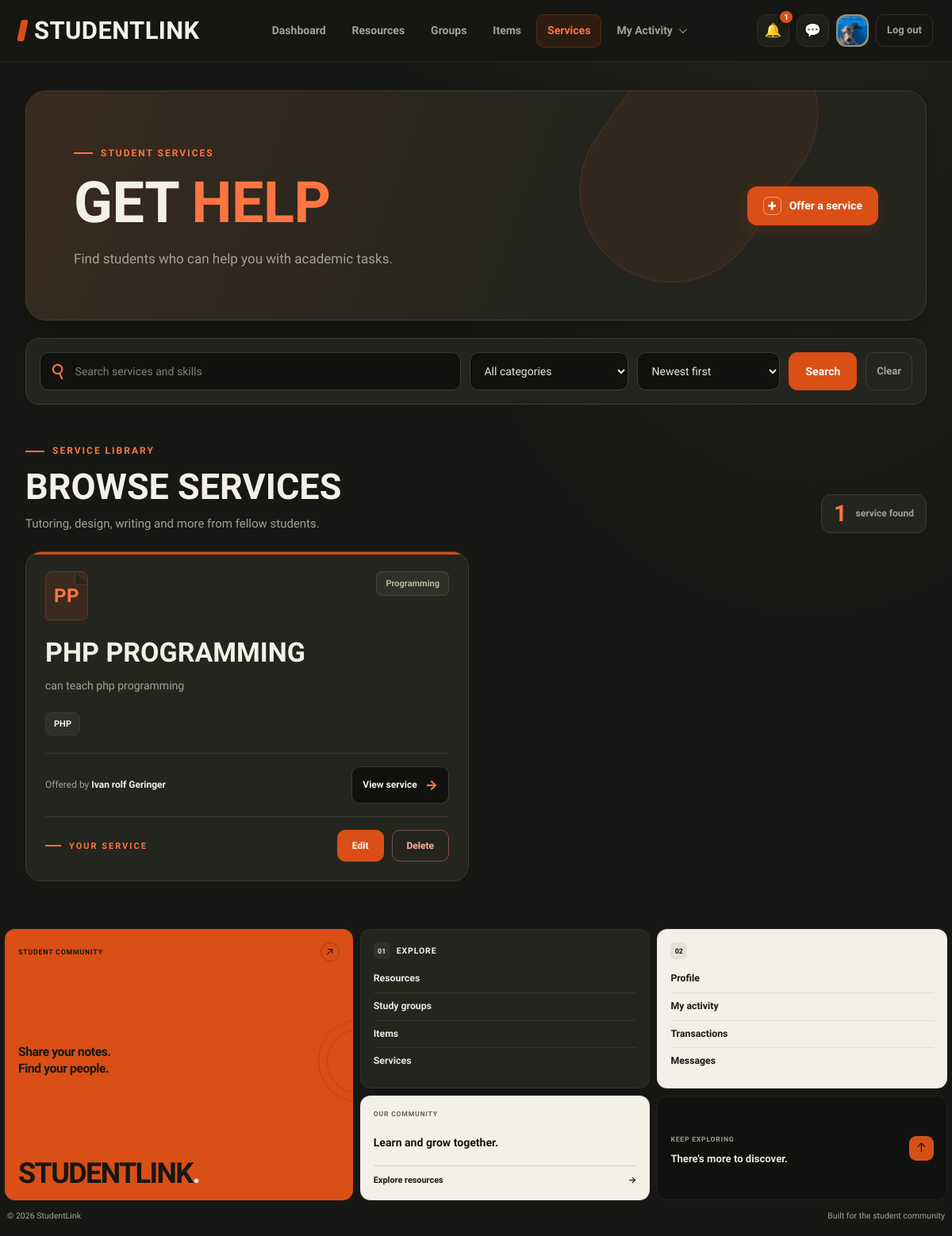
The page /services.php (signed in) on the database as committed earlier.
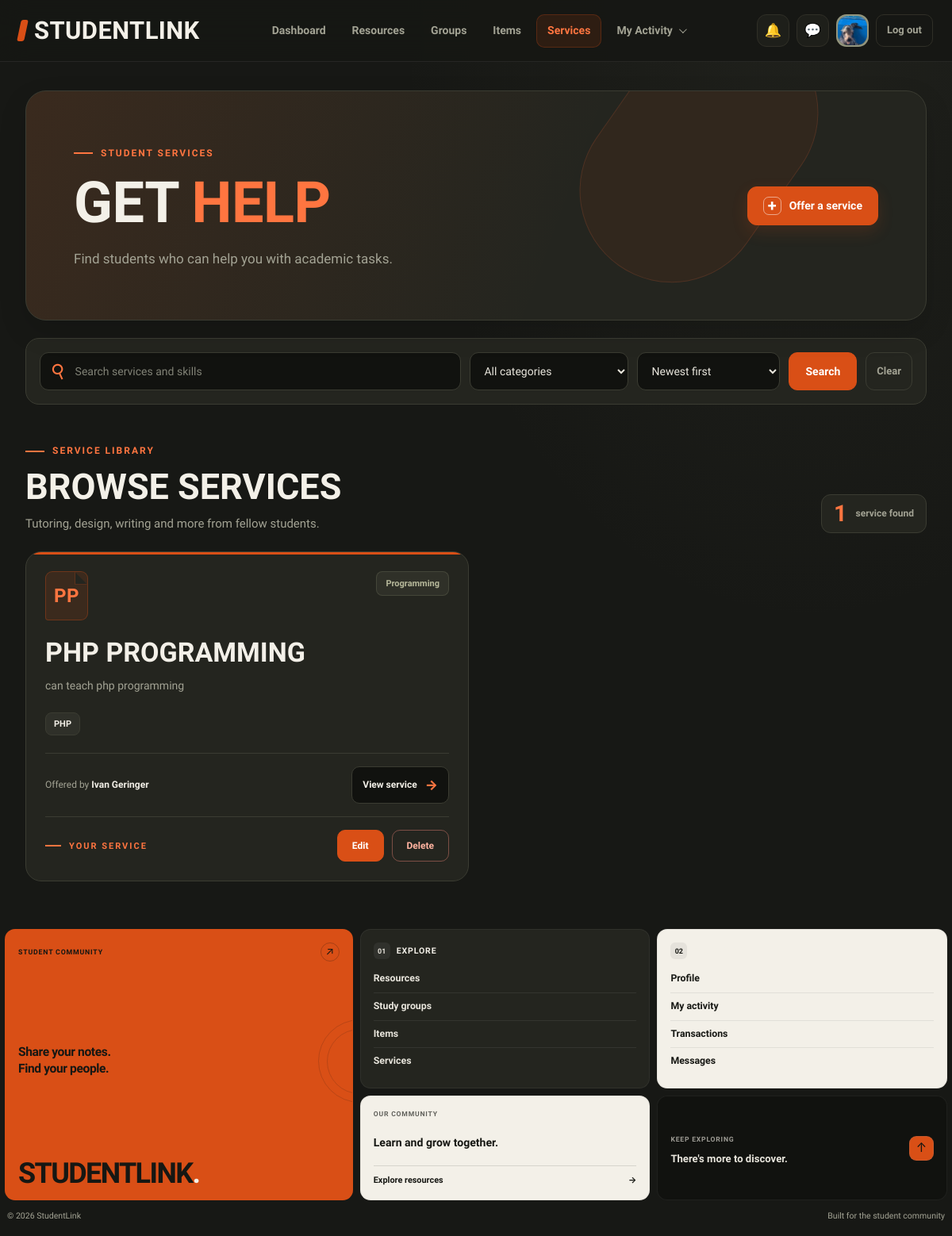
The same page on the database as committed later.
### tables this page shows
CREATE TABLE `services` (
  `id` int(10) UNSIGNED NOT NULL,
  `user_id` int(10) UNSIGNED NOT NULL,
  `category_id` int(10) UNSIGNED NOT NULL,
  `title` varchar(150) NOT NULL,
  `description` text NOT NULL,
  `skills` varchar(255) NOT NULL,
  `status` enum('Active','Removed') NOT NULL DEFAULT 'Active',
  `created_at` timestamp NOT NULL DEFAULT current_timestamp()
);

CREATE TABLE `users` (
  `id` int(10) UNSIGNED NOT NULL,
  `full_name` varchar(100) NOT NULL,
  `email` varchar(150) NOT NULL,
  `password_hash` varchar(255) DEFAULT NULL,
  `google_id` varchar(64) DEFAULT NULL,
  `course` varchar(50) DEFAULT NULL,
  `year_level` varchar(20) DEFAULT NULL,
  `about` text DEFAULT NULL,
  `skills` varchar(255) DEFAULT NULL,
  `photo_path` varchar(255) DEFAULT NULL,
  `role` enum('student','admin') NOT NULL DEFAULT 'student',
  `status` enum('Active','Suspended') NOT NULL DEFAULT 'Active',
  `created_at` timestamp NOT NULL DEFAULT current_timestamp()
);

CREATE TABLE `categories` (
  `id` int(10) UNSIGNED NOT NULL,
  `kind` enum('item','service') NOT NULL,
  `name` varchar(80) NOT NULL
);

### includes/functions.php (called while the page is built, shortened)
<?php
function e($v) {
    return htmlspecialchars((string) $v, ENT_QUOTES, 'UTF-8');
}

### services.php (the view, shortened to what the changed rows need)
<?php
require_once __DIR__ . '/db_connect.php';
require_once __DIR__ . '/includes/functions.php';
$currentUserId = (int) $_SESSION['user_id'];
$active = 'services';
$css    = ['services'];
$sort           = $_GET['sort'] ?? '';
$rows = [];
$loadError = false;
try {
    $sql = "SELECT
                s.id,
                s.user_id,
                s.title,
                s.description AS `desc`,
                s.skills,
                s.status,
                s.created_at,
                c.name AS category,
                u.full_name AS `by`
            FROM services AS s
            INNER JOIN categories AS c
                ON c.id = s.category_id
            INNER JOIN users AS u
                ON u.id = s.user_id
            WHERE s.status = 'Active'
              AND c.kind = 'service'";
    if ($sort === 'az') {
        $sql .= " ORDER BY s.title ASC";
    } else {
        $sql .= " ORDER BY s.created_at DESC, s.id DESC";
    }
    $stmt = $conn->prepare($sql);
    $stmt->execute();
    $rows = $stmt
        ->get_result()
        ->fetch_all(MYSQLI_ASSOC);
} catch (Throwable $e) {
    error_log('Services page error: ' . $e->getMessage());
    $loadError = true;
}
require_once __DIR__ . '/includes/header.php';
?>
<main class="services-page">
    <header class="services-intro">
        <div class="services-intro-content">
            <h1>Get <span>help</span></h1>
        </div>
    </header>
    <section class="services-library">
        <div class="services-section-heading">
            <div>
                <h2>Browse services</h2>
            </div>
        </div>
        <?php if ($loadError): ?>
            <div class="services-empty-state">
                <div class="empty-state-icon" aria-hidden="true">&#9671;</div>
                <h3>Unable to load services</h3>
                <p>
                    Unable to load services from the database.
                    Please check the PHP error log for details.
                </p>
            </div>
        <?php else: ?>
            <div class="services-grid">
                <?php foreach ($rows as $s): ?>
                    <?php
                    $isOwner = (
                        $currentUserId === (int) $s['user_id']
                    );
                    $words = preg_split(
                        '/\s+/',
                        trim($s['title']),
                        -1,
                        PREG_SPLIT_NO_EMPTY
                    );
                    $serviceInitials = '';
                    foreach (array_slice($words, 0, 2) as $word) {
                        $serviceInitials .= mb_strtoupper(
                            mb_substr($word, 0, 1)
                        );
                    }
                    $skillList = [];
                    if (!empty($s['skills'])) {
                        $skillList = array_slice(
                            array_filter(
                                array_map(
                                    'trim',
                                    explode(',', $s['skills'])
                                )
                            ),
                            0,
                            4
                        );
                    }
                    ?>
                    <article class="service-card">
                        <div class="service-card-top">
                            <div class="service-icon" aria-hidden="true">
                                <?= e($serviceInitials) ?>
                            </div>
                            <span class="service-category">
                                <?= e($s['category']) ?>
                            </span>
                        </div>
                        <div class="service-card-content">
                            <h3><?= e($s['title']) ?></h3>
                            <p class="service-description">
                                <?= e(
                                    $s['desc']
                                    ?: 'No description has been added yet.'
                                ) ?>
                            </p>
                            <?php if (!empty($skillList)): ?>
                                <div class="service-skills">
                                    <?php foreach ($skillList as $skill): ?>
                                        <span class="service-skill">
                                            <?= e($skill) ?>
                                        </span>
                                    <?php endforeach; ?>
                                </div>
                            <?php endif; ?>
                        </div>
                        <div class="service-card-footer">
                            <span class="service-by">
                                Offered by
                                <strong><?= e($s['by']) ?></strong>
                            </span>
                            <a
                                class="service-view-btn"
                                href="service-view.php?id=<?= (int) $s['id'] ?>"
                            >
                                View service
                                <span aria-hidden="true">&rarr;</span>
                            </a>
                        </div>
                        <?php if ($isOwner): ?>
                            <div class="service-owner-actions">
                                <span class="service-owner-label">
                                    Your service
                                </span>
                                <div class="service-owner-buttons">
                                    <a
                                        class="service-edit-btn"
                                        href="service-edit.php?id=<?= (int) $s['id'] ?>"
                                    >
                                        Edit
                                    </a>
                                    <form
                                        class="service-delete-form"
                                        action="service-delete.php"
                                        method="post"
                                        onsubmit="return confirm('Are you sure you want to remove this service?');"
                                    >
                                        <button
                                            type="submit"
                                            class="service-delete-btn"
                                        >
                                            Delete
                                        </button>
                                    </form>
                                </div>
                            </div>
                        <?php endif; ?>
                    </article>
                <?php endforeach; ?>
            </div>
        <?php endif; ?>
    </section>
</main>
<?php
require_once __DIR__ . '/includes/footer.php';
?>

### includes/header.php (shortened to what the changed rows need)
<?php
require_once __DIR__ . '/functions.php';
require_once __DIR__ . '/../db_connect.php';
$css = $css ?? [];
$active = $active ?? '';
$bare = $bare ?? false;
$unreadNotificationCount = 0;
if (!empty($_SESSION['user_id'])) {
    $headerUserId = (int) $_SESSION['user_id'];
    $notificationStmt = $conn->prepare("
        SELECT COUNT(*) AS unread_count
        FROM notifications
        WHERE user_id = ?
        AND is_read = 0
    ");
    if ($notificationStmt) {
        $notificationStmt->bind_param('i', $headerUserId);
        $notificationStmt->execute();
        $notificationResult = $notificationStmt->get_result();
        $notificationRow = $notificationResult->fetch_assoc();
        $unreadNotificationCount = (int) (
            $notificationRow['unread_count'] ?? 0
        );
    }
}
?>
<!DOCTYPE html>
<html lang="en">
<head>
    <?php foreach ($css as $stylesheet): ?>
        <link
            rel="stylesheet"
            href="css/<?= e($stylesheet) ?>.css"
        >
    <?php endforeach; ?>
</head>
<body>
<?php if (!$bare): ?>
<nav class="nav" aria-label="Main navigation">
    <div class="nav-tools">
        <a
            class="icon-btn notification-link"
            href="notifications.php"
            aria-label="<?= $unreadNotificationCount > 0
                ? 'Notifications, ' . $unreadNotificationCount . ' unread'
                : 'Notifications' ?>"
            title="Notifications"
            <?= $active === 'notifications' ? 'aria-current="page"' : '' ?>
        >
            &#128276;
            <?php if ($unreadNotificationCount > 0): ?>
                <span class="notification-badge">
                    <?= $unreadNotificationCount > 99
                        ? '99+'
                        : $unreadNotificationCount ?>
                </span>
            <?php endif; ?>
        </a>
    </div>
</nav>
<?php endif; ?>
</body>
</html>

Rows that differ between the two databases and show on the page:
changed through a linked row, services "PHP PROGRAMMING": user.full_name "Ivan rolf Geringer" → "Ivan Geringer"
Other text that changed with them:
$unreadNotificationCount: "1" → (not shown)
